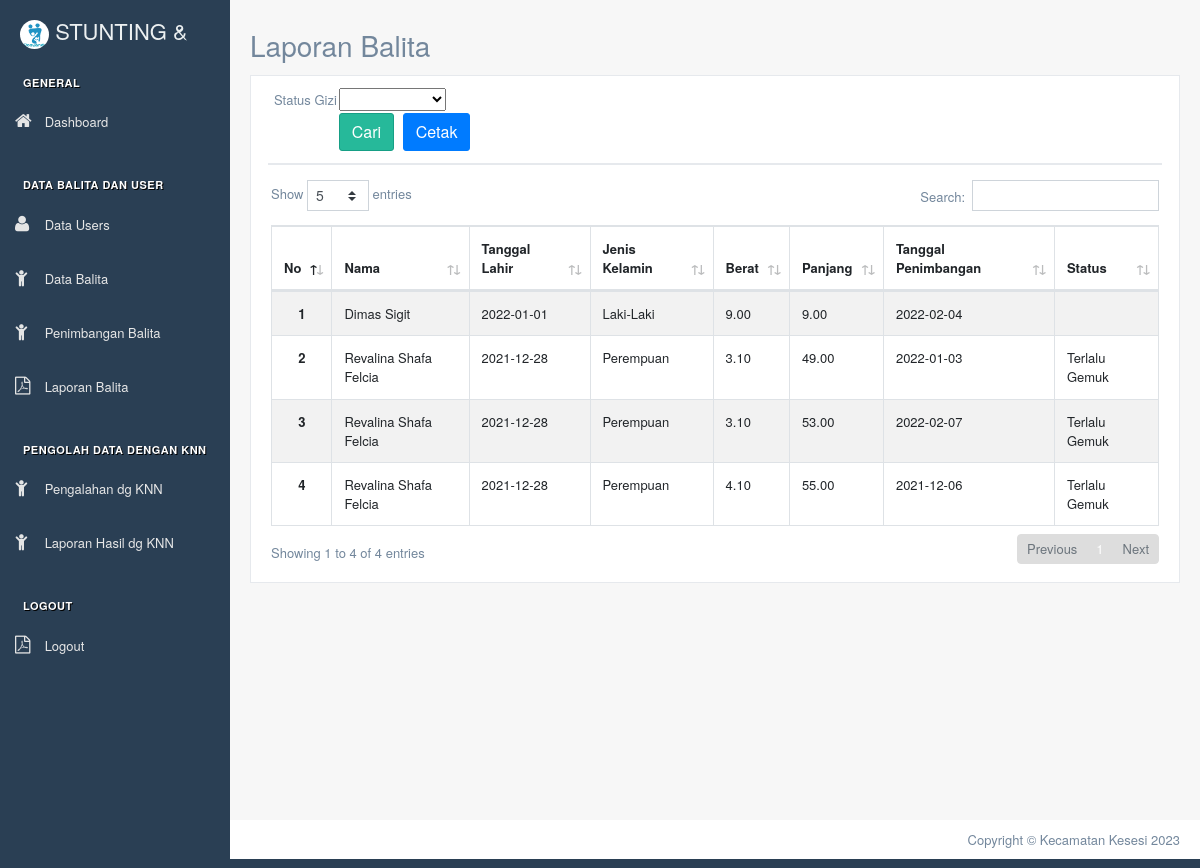
Screenshot of /index.php/laporan_anak with the database file from the repository.
### tables this page shows
CREATE TABLE `penimbangan` (
  `idpBalita` int(11) NOT NULL,
  `idBalita` int(11) NOT NULL,
  `tgl_skrng` date NOT NULL,
  `beratLahir` decimal(11,2) NOT NULL,
  `panjangLahir` decimal(11,2) NOT NULL,
  `status` varchar(20) DEFAULT NULL
);

CREATE TABLE `balita` (
  `id` int(11) NOT NULL,
  `idBalita` varchar(10) DEFAULT NULL,
  `namaBayi` varchar(50) NOT NULL,
  `tempatLahir` varchar(30) NOT NULL,
  `tanggalLahir` date NOT NULL,
  `jenisKelamin` enum('Laki-Laki','Perempuan') NOT NULL,
  `alamat` text NOT NULL,
  `namaIbu` varchar(50) NOT NULL,
  `namaAyah` varchar(50) NOT NULL,
  `umur` int(11) DEFAULT NULL,
  `panjangLahir` int(11) DEFAULT NULL,
  `lingkar_kepala` int(11) DEFAULT NULL,
  `beratLahir` int(11) DEFAULT NULL,
  `telp_ibu` varchar(14) DEFAULT NULL,
  `goldar` varchar(10) DEFAULT NULL
);

### application/controllers/Laporan_Anak.php (called while the page is built, shortened)
<?php
	class Laporan_Anak extends CI_Controller {
		public function __construct(){
			$this->load->model('ModelPosyandu');
		  }
		  public function index(){
			$data['title'] = 'Laporan Data Penimbangan Balita | Sistem Informasi Stunting';
        	$data['user'] = $this->db->get_where('user', ['username' => $this->session->userdata('username')])->row_array();
        	$penimbangan = $this->ModelPosyandu->getPenimbanganBalita();
        	if ($this->form_validation->run() == false) {
            $this->load->view('templates/header-datatables', $data);
            $this->load->view('templates/sidebar', $data);
            $this->load->view('laporan_anak/index', array('penimbangan' => $penimbangan));
            $this->load->view('templates/footer-datatables');
       }
	}
}

### index.php (called while the page is built, shortened)
<?php
require_once BASEPATH.'core/CodeIgniter.php';

### application/models/ModelPosyandu.php (called while the page is built, shortened)
<?php
class ModelPosyandu extends CI_Model {
    public function getPenimbanganBalita()
    {
        $this->db->select('penimbangan.*, balita.namaBayi, balita.tempatLahir,balita.tanggalLahir, balita.jenisKelamin, balita.namaIbu, balita.namaAyah');
        $this->db->join('balita', 'balita.id = penimbangan.idBalita');
        $query = $this->db->get('penimbangan')->result_array();
        return $query;
    }
}

### application/views/laporan_anak/index.php (the view, shortened to what this page needs)
<div class="right_col" role="main">
    <div class="page-title">
        <div class="title_left">
            <h3>Laporan Balita</h3>
        </div>
    </div>
    <div class="row">
        <div class="col-md-12 col-sm-12 ">
            <div class="x_panel">
                <div class="x_title">
                <form method ="POST" action="">
                        <table>
                            <tr>
                                <td>Status Gizi</td>
                                <td>
                                    <select name="status" id="">
                                        <option value=""></option>
                                        <option value="Terlalu Kurus">Terlalu Kurus</option>
                                    </select>
                                </td>
                            </tr>
                            <tr>
                                <td></td>
                                <td>
                                    <input type="submit" class="btn btn-success" value="Cari" target="_blank">
                                    <a href="" class="btn btn-primary" target="_blank" onclick="window.print()">Cetak</a>
                                </td>
                            </tr>
                        </table>
                    </form>
                </div>
                <div class="x_content">
                    <div class="row">
                        <div class="col-sm-12">
                            <div class="card-box table-responsive">
                                <table id="datatable" class="table table-striped table-bordered" style="width:100%">
                                    <thead>
                                        <tr>
                                            <th>No</th>
                                            <th>Nama</th>
                                            <th>Tanggal Lahir</th>
                                            <th>Jenis Kelamin</th>
                                            <th>Berat</th>
                                            <th>Panjang</th>
                                            <th>Tanggal Penimbangan</th>
                                            <th>Status</th>
                                        </tr>
                                    </thead>
                                    <tbody>
                                        <?php $i = 1; ?>
                                        <?php foreach ($penimbangan as $b) : ?>
                                            <tr>
                                                <th scope="row">
                                                    <center><?= $i; ?></center>
                                                </th>
                                                <td><?= $b['namaBayi']; ?></td>
                                                <td><?= $b['tanggalLahir']; ?></td>
                                                <td><?= $b['jenisKelamin']; ?></td>
                                                <td><?= $b['beratLahir']; ?></td>
                                                <td><?= $b['panjangLahir']; ?></td>
                                                <td><?= $b['tgl_skrng']; ?></td>
                                                <td><?= $b['status']; ?></td>
                                            </tr>
                                            <?php $i++; ?>
                                        <?php endforeach; ?>
                                    </tbody>
                                </table>
                            </div>
                        </div>
                    </div>
                </div>
            </div>
        </div>
    </div>
</div>

### application/views/templates/header-datatables.php (shortened to what this page needs)
<!DOCTYPE html>
<html lang="en">
<head>
    <link href="<?= base_url('vendors/bootstrap/dist/css/bootstrap.min.css') ?>" rel="stylesheet">
    <link href="<?= base_url('vendors/font-awesome/css/font-awesome.min.css') ?>" rel="stylesheet">
    <link href="<?= base_url('vendors/nprogress/nprogress.css') ?>" rel="stylesheet">
    <link href="<?= base_url('vendors/iCheck/skins/flat/green.css') ?>" rel="stylesheet">
    <link href="<?= base_url('vendors/datatables/dataTables.bootstrap4.min.css') ?>" rel="stylesheet">
    <link href="<?= base_url('build/css/custom.min.css') ?>" rel="stylesheet">
</head>
<body class="nav-md">
    <div class="container body">
        <div class="main_container">

### application/views/templates/sidebar.php (shortened to what this page needs)
<div class="col-md-3 left_col sidebar_fixed">
    <div class="left_col scroll-view">
        <div class="navbar nav_title" style="border: 0;">
            <a class="site_title"><img style="width: 29px; height: 29px; border-radius: 50%; margin-left: 10px" src="<?= base_url('build/img/'); ?>logo-posyandu-1.png" alt=""></i> <span>STUNTING & </span></a>
        </div>
        <br />
        <div id="sidebar-menu" class="main_menu_side hidden-print main_menu">
            <div class="menu_section">
                <h3>General</h3>
                <ul class="nav side-menu">
                    <li><a href="<?= base_url('dashboard/petugas') ?>"><i class="fa fa-home"></i> Dashboard</a>
                    </li>
                </ul>
            </div>
            <div class="menu_section">
                <h3>Data Balita dan User</h3>
                <ul class="nav side-menu">
                    <li><a href="<?= base_url('UsersController') ?>"><i class="fa fa-user"></i> Data Users</a>
                    </li>
                </ul>
                <ul class="nav side-menu">
                    <li><a href="<?= base_url('balita') ?>"><i class="fa fa-child"></i> Data Balita</a>
                    </li>
                </ul>
                <ul class="nav side-menu">
                    <li><a href="<?= base_url('Penimbangan_Balita') ?>"><i class="fa fa-child"></i> Penimbangan Balita</a>
                    </li>
                </ul>
                <ul class="nav side-menu">
                    <li><a href="<?= base_url('laporan_anak') ?>"><i class="fa fa-file-pdf-o"></i> Laporan Balita</a>
                    </li>
                </ul>
            </div>
            <div class="menu_section">
                <h3>Pengolah Data dengan  KNN</h3>
                <ul class="nav side-menu">
                    <li><a href="<?= base_url('KNN') ?>"><i class="fa fa-child"></i> Pengalahan dg KNN</a>
                    </li>
                </ul>
                <ul class="nav side-menu">
                    <li><a href="<?= base_url('Penimbangan_Balita') ?>"><i class="fa fa-child"></i> Laporan Hasil dg KNN</a>
                    </li>
                </ul>
            </div>
            <div class="menu_section">
                <h3>Logout</h3>
                <ul class="nav side-menu">
                    <li><a href="<?= base_url('Login/logout') ?>"><i class="fa fa-file-pdf-o"></i> Logout</a>
                    </li>
                </ul>
            </div>
        </div>
    </div>
</div>

### application/views/templates/footer-datatables.php (shortened to what this page needs)
</div>
<footer>
    <div class="pull-right">
        <span>Copyright &copy; Kecamatan Kesesi <?= date('Y'); ?></span>
    </div>
    <div class="clearfix"></div>
</footer>
</div>
</body>
</html>

### rows the page displays
penimbangan: idBalita.namaBayi "Dimas Sigit", idBalita.tanggalLahir "2022-01-01", idBalita.jenisKelamin "Laki-Laki", beratLahir "9.00", panjangLahir "9.00", tgl_skrng "2022-02-04"
penimbangan: idBalita.namaBayi "Revalina Shafa Felcia", idBalita.tanggalLahir "2021-12-28", idBalita.jenisKelamin "Perempuan", beratLahir "3.10", panjangLahir "49.00", tgl_skrng "2022-01-03", status "Terlalu Gemuk"
penimbangan: idBalita.namaBayi "Revalina Shafa Felcia", idBalita.tanggalLahir "2021-12-28", idBalita.jenisKelamin "Perempuan", beratLahir "3.10", panjangLahir "53.00", tgl_skrng "2022-02-07", status "Terlalu Gemuk"
penimbangan: idBalita.namaBayi "Revalina Shafa Felcia", idBalita.tanggalLahir "2021-12-28", idBalita.jenisKelamin "Perempuan", beratLahir "4.10", panjangLahir "55.00", tgl_skrng "2021-12-06", status "Terlalu Gemuk"
